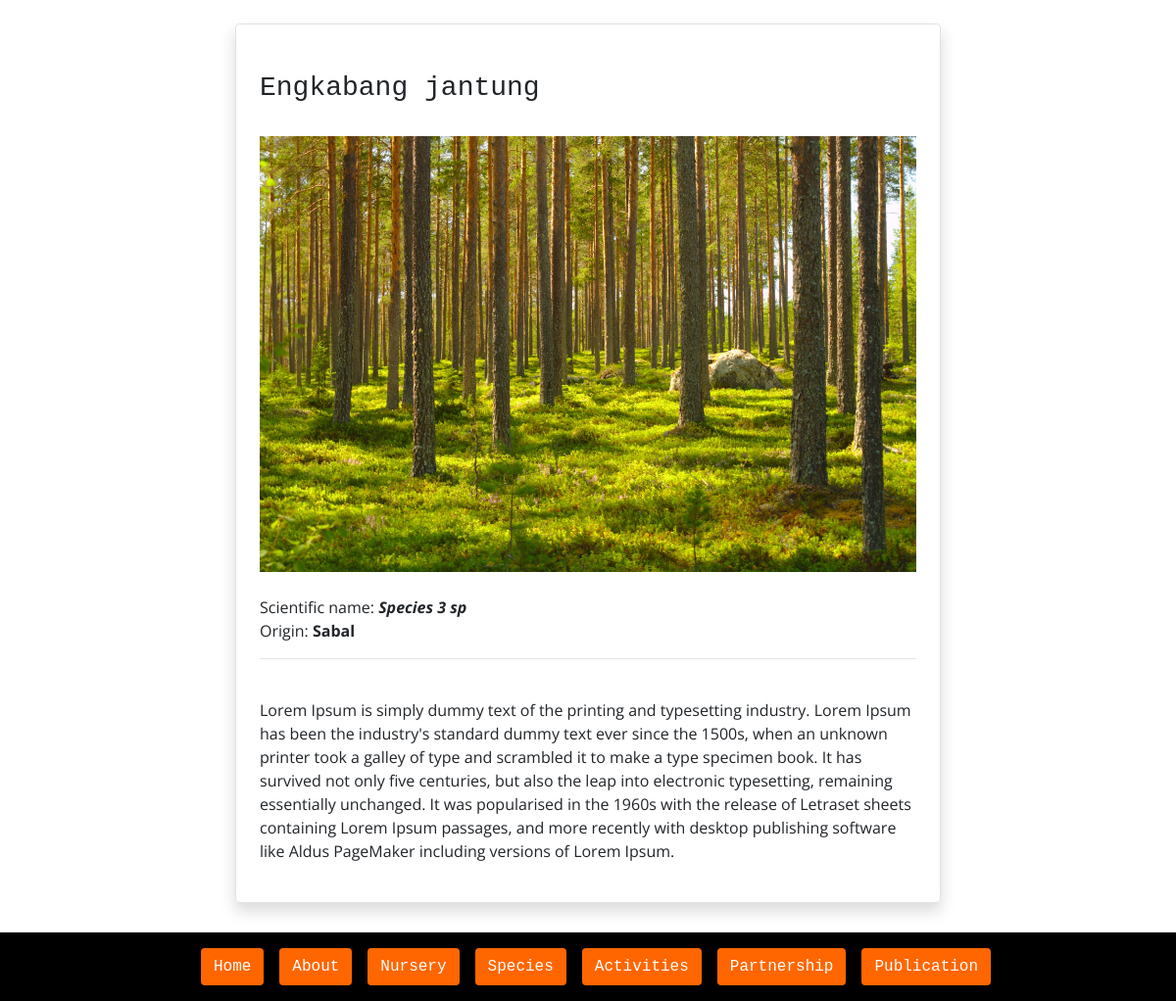
Page /species/species_detail/3 on the committed database.
### species/models.py (models this page shows, shortened)
class Species(models.Model):
	date_input = models.DateTimeField(auto_now_add=True)
	local_name = models.CharField(max_length=100)
	scientific_name = models.CharField(max_length=100)
	origin = models.CharField(max_length=100)
	description = models.TextField()
	species_img = models.ImageField('Species Image', null=True, blank=True, upload_to='species_img')
	class Meta:
		ordering = ['-date_input']

### species/views.py (the view)
# urls.py: path('species_detail/<int:pk>', SpeciesDetailView.as_view(), name='species_detail'),
class SpeciesDetailView(DetailView):
	model = Species
	template_name = 'species/species_detail.html'

### species/templates/species/species_detail.html
{% extends 'base_en.html' %}
{% block content %}
<div class="custom-div fade-in mt-4 border rounded shadow p-4">
	<br>
	<h3>{{ species.local_name }}</h3>
	<br>
	<img class="w-100" src="{{ species.species_img.url }}">
	<ul class="list-unstyled">
		<br>
		<li>Scientific name: <strong><i>{{ species.scientific_name }}</i></strong></li>
		<li>Origin: <strong>{{ species.origin }}</strong></li>
		<hr>
		<br>
		<li>{{ species.description }}</li>
	</ul>
</div>
{% endblock %}

### jrlcd/static/css/main.css (style rules this page uses)
@media screen and (min-width: 600px) { .custom-div { margin: auto; width: 60%; } }
body { font-family: 'Open Sans', sans-serif; }
h1, h2, h3, h4, h5, h6 { font-family: 'Roboto Mono', monospace; }
li { list-style: none; }
.fade-in { animation: fadeIn linear 1s; -webkit-animation: fadeIn linear 1s; -moz-animation: fadeIn linear 1s; -o-animation: fadeIn linear 1s; -ms-animation: fadeIn linear 1s; }

### rows in the picture
Species: local_name "Engkabang jantung", species_img (picture), scientific_name "Species 3 sp", origin "Sabal", description "Lorem Ipsum is simply dummy text of the printing and typesetting industry. Lorem Ipsum has been the industry's standard dummy text ever since the 1500s, when an unknown printer took a galley of type and scrambled it to make a type specimen book. It has survived not only five centuries, but also the leap into electronic typesetting, remaining essentially unchanged. It was popularised in the 1960s with the release of Letraset sheets containing Lorem Ipsum passages, and more recently with desktop publishing software like Aldus PageMaker including versions of Lorem Ipsum."
